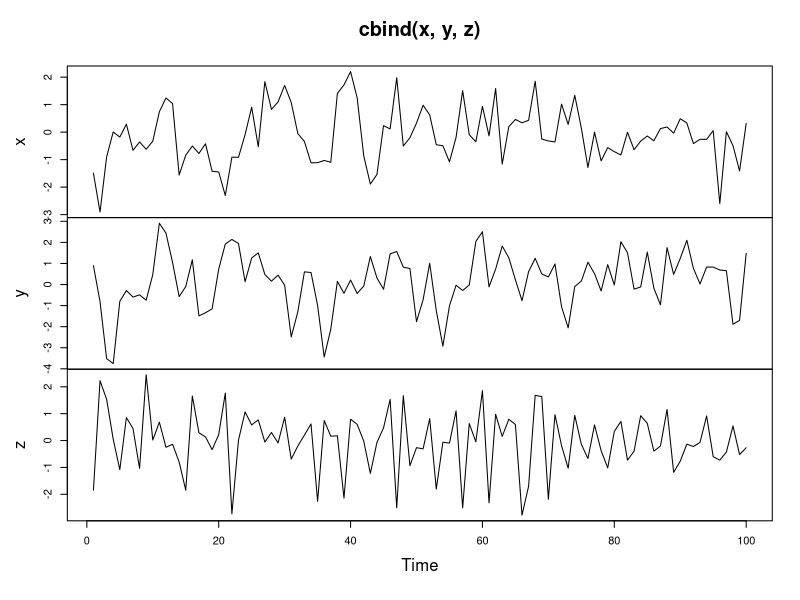
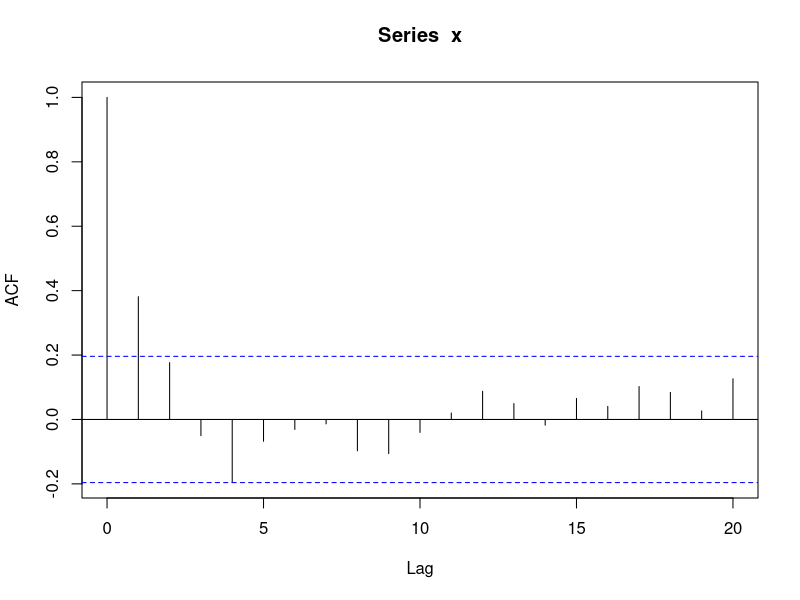
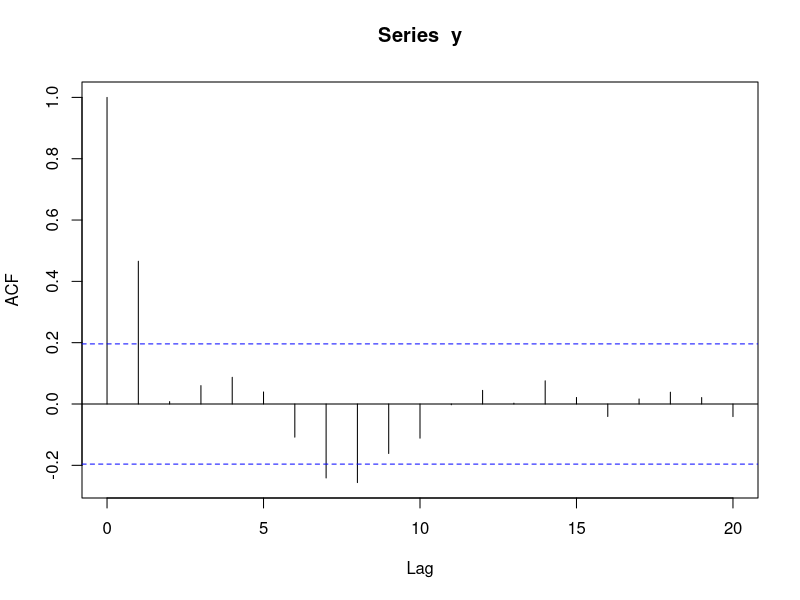
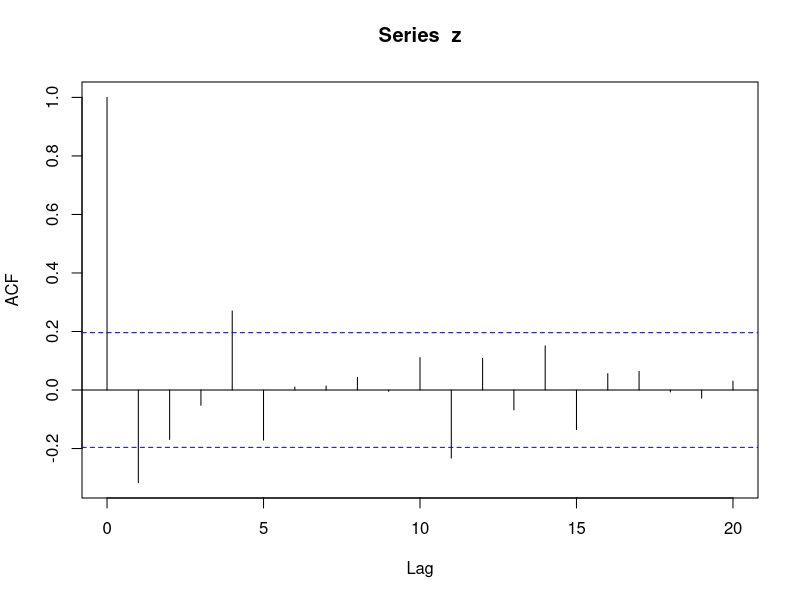

Here is the R script that generated these plots, in order: (Note: this script raises an error after producing the figures.)
## ---- chunk 1
# Generate MA model with slope 0.5
x <- arima.sim(model = list(ma = 0.5), n = 100)

# Generate MA model with slope 0.9
y <- arima.sim(model = list(ma = 0.9), n = 100)

# Generate MA model with slope -0.5
z <- arima.sim(model = list(ma = -0.5), n = 100)

# Plot all three models together
plot.ts(cbind(x,y,z))

## ---- chunk 2
# Calculate ACF for x
acf(x)

# Calculate ACF for y
acf(y)

# Calculate ACF for z
acf(z)

## ---- chunk 3
# Prep data
install.packages("Edcat")
data(Mishkin, package = "Edcat")
## ---- chunk 4
# prep data
x <- c(
  -0.291042, 0.3776308, -0.4126828, 0.7906086, 2.62597, 1.955411, 1.321477, -0.5627602, -1.004802, -1.944919, -1.300291, -0.968193, -1.620748, -0.2472338, -0.9111958, -0.03614666, 0.2032681, 0.3234347, 1.032231, -0.06602086, 1.104178, 3.576659, 1.924563, 0.2550622, 0.09188144, 0.8319344, 0.5777712, -1.189093, -0.9272387, -0.2882693, 0.09173721, -0.248123, -1.738671, 0.5994377, 1.404134, 1.942164, 2.001548, 2.473196, 2.005346, -0.5468065, -0.08531535, 0.05460297, 1.08003, 0.09135667, 0.03767858, 1.061848, -0.5706266, -0.1487458, -0.2969124, -2.915641, -0.8916214, 0.06409581, -1.89441, -0.8205165, 0.2961602, 1.24526, 2.075609, 0.8195061, -0.445218, -0.6189849, -0.3081785, -0.779202, -0.6191043, 0.5408932, 0.3125475, -0.4156572, -0.637457, -1.197746, 0.3817322, 0.01097415, -0.550275, 0.2715091, -1.323442, -1.865135, -1.995716, 0.09053037, -1.318233, -1.268741, 0.2593607, 0.9866206, 1.745939, 1.880107, 0.4349301, -0.9861437, 0.2288948, 1.780959, 3.71337, 2.017594, -0.4606954, -1.422151, -0.6041215, 1.405434, 2.358526, 1.907956, 2.051875, 1.571973, -0.7549126, -1.396431, -0.5222505, -0.2984297
)

# Fit the MA model to x
arima(x, order = c(0,0,1))

# Paste the slope (ma1) estimate below
0.7928

# Paste the slope mean (intercept) estimate below
0.1589

# Paste the innovation variance (sigma^2) estimate below
0.9576

# Fit the MA model to Nile
MA <- arima(Nile, order = c(0,0,1))
print(MA)

# Plot Nile and MA_fit 
ts.plot(Nile)
MA_fit <- Nile - resid(MA)
points(MA_fit, type = "l", col = 2, lty = 2)
## ---- chunk 5
# Make a 1-step forecast based on MA
predict_MA <- predict(MA)

# Obtain the 1-step forecast using $pred[1]
predict_MA$pred[1]

# Make a 1-step through 10-step forecast based on MA
predict(MA, n.ahead = 10)

# Plot the Nile series plus the forecast and 95% prediction intervals
ts.plot(Nile, xlim = c(1871, 1980))
MA_forecasts <- predict(MA, n.ahead = 10)$pred
MA_forecast_se <- predict(MA, n.ahead = 10)$se
points(MA_forecasts, type = "l", col = 2)
points(MA_forecasts - 2*MA_forecast_se, type = "l", col = 2, lty = 2)
points(MA_forecasts + 2*MA_forecast_se, type = "l", col = 2, lty = 2)
## ---- chunk 6
# prep data
AR <-arima(Nile, order  = c(1,0,0))
AR_fit <- Nile - resid(AR)

# Find correlation between AR_fit and MA_fit
cor(AR_fit, MA_fit)

# Find AIC of AR
AIC(AR)

# Find AIC of MA
AIC(MA)

# Find BIC of AR
BIC(AR)

# Find BIC of MA
BIC(MA)
